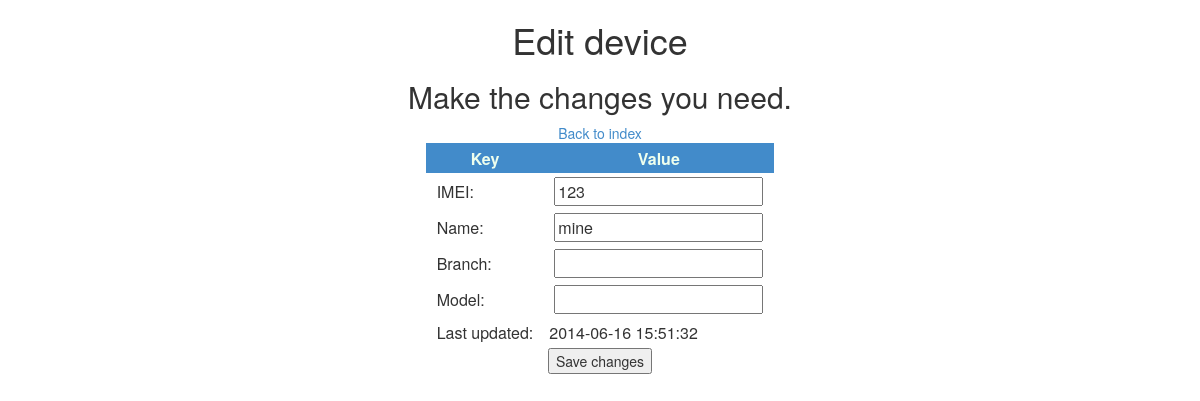
/admin/devices/edit.php?imei=123, run on an earlier commit of the app's database.
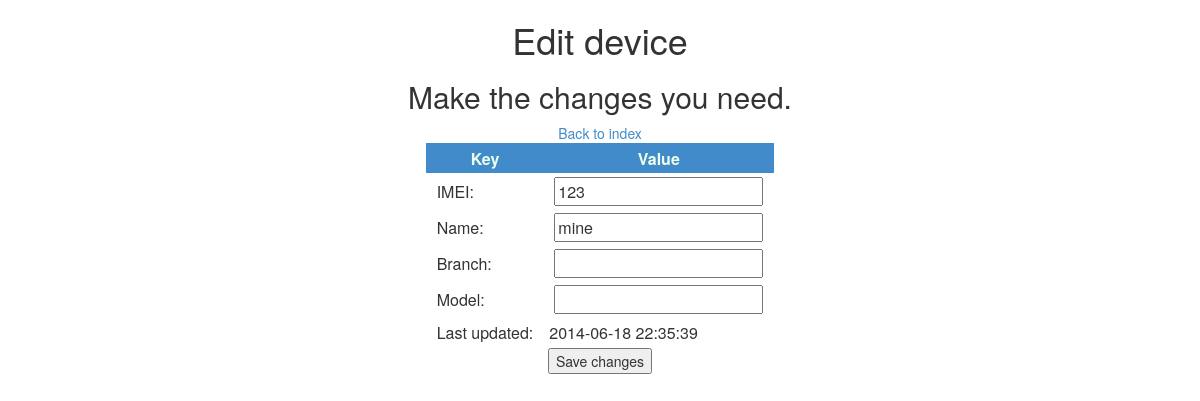
And on a later commit of the database.
### tables this page shows
CREATE TABLE `devices` (
  `id_device` int(11) NOT NULL AUTO_INCREMENT,
  `name` varchar(45) DEFAULT NULL,
  `imei` varchar(30) DEFAULT NULL,
  `id_model` int(11) DEFAULT NULL,
  `id_brand` int(11) DEFAULT NULL,
  `last_use` timestamp NULL DEFAULT CURRENT_TIMESTAMP,
  PRIMARY KEY (`id_device`),
  UNIQUE KEY `iddevices_UNIQUE` (`id_device`),
  UNIQUE KEY `imei_UNIQUE` (`imei`),
  KEY `fk_devices_1_idx` (`id_brand`),
  KEY `fk_devices_2_idx` (`id_model`),
  CONSTRAINT `fk_devices_1` FOREIGN KEY (`id_brand`) REFERENCES `brands` (`id_brand`) ON DELETE SET NULL ON UPDATE CASCADE,
  CONSTRAINT `fk_devices_2` FOREIGN KEY (`id_model`) REFERENCES `models` (`id_model`) ON DELETE SET NULL ON UPDATE CASCADE
);

### admin/devices/edit.php (the view, shortened to what this page needs)
<?php
include '../../db_info.php';
$link = mysqli_connect($hst, $usrnm, $psswrd, $schm) or die("Error " . mysqli_error($link));
$imei = filter_input(INPUT_GET, "imei");
$query_device = "SELECT * FROM devices d WHERE d.imei = " . $imei;
$device_result = $link->query($query_device);
$row_dev = mysqli_fetch_array($device_result);
?>
<html>
    <head>
        <?php include '../../template/_head.php' ?>
        <link rel="stylesheet" type="text/css" href="../css/admin.css">
    </head>
    <body>
    <center>
        <h1>Edit device</h1>
        <h2>Make the changes you need.</h2>
        <a href="/mobile/admin/" >Back to index</a>
        <table class="stylish" >
            <thead>
                <tr>
                    <th>Key</th>
                    <th>Value</th>
                </tr>
            </thead>
            <tbody>
                <tr>
                    <td>IMEI:</td>
                    <td><input type="numeber" value = "<?php echo $row_dev["imei"] ?>"</td>
                </tr>
                <tr>
                    <td>Name:</td>
                    <td><input type="text" value = "<?php echo $row_dev["name"] ?>"></td>
                </tr>
                <tr>
                    <td>Branch:</td>
                    <td><input type="text" value = "<?php echo $row_dev["marca"] ?>"></td>
                </tr>
                <tr>
                    <td>Model:</td>
                    <td><input type="text" value = "<?php echo $row_dev["modelo"] ?>"></td>
                </tr>
                <tr>
                    <td>Last updated:</td>
                    <td style="padding-left: 5px;"><?php echo $row_dev["last_use"] ?></td>
                </tr>
            </tbody>
        </table>
        <button type="button" onclick="if(confirm('Are you sure you want to continue')){
            console.log('preparing to save changes');
        }else{
            console.log('edit process cancelled by user');
        };" >Save changes</button>
    </center>
</body>
</html>

What changed in the data, as far as the page shows it:
changed devices "mine": last_use "2014-06-16 15:51:32" → "2014-06-18 22:35:39"
